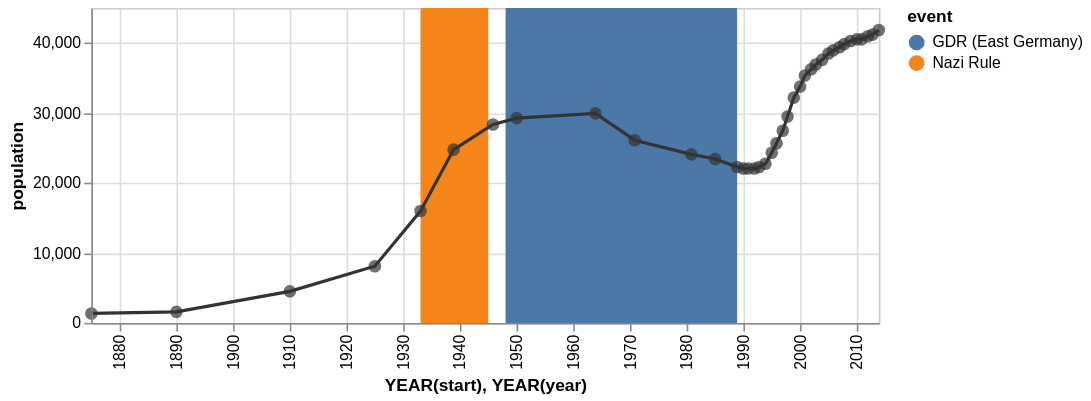

This figure's Vega-Lite source:
### Vega specification from a JSON file in a GitHub repository (floating-point values rounded to 4 significant figures)
{"$schema": "https://vega.github.io/schema/vega/v3.0.json", "description": "The population of the German city of Falkensee over time", "autosize": "pad", "padding": 5, "encode": {"update": {"stroke": {"value": "#ccc"}, "fill": {"value": "transparent"}}}, "data": [{"name": "source_0", "values": [{"year": "1875", "population": 1309}, {"year": "1890", "population": 1558}, {"year": "1910", "population": 4512}, {"year": "1925", "population": 8180}, {"year": "1933", "population": 15915}, {"year": "1939", "population": 24824}, {"year": "1946", "population": 28275}, {"year": "1950", "population": 29189}, {"year": "1964", "population": 29881}, {"year": "1971", "population": 26007}, {"year": "1981", "population": 24029}, {"year": "1985", "population": 23340}, {"year": "1989", "population": 22307}, {"year": "1990", "population": 22087}, {"year": "1991", "population": 22139}, {"year": "1992", "population": 22105}, {"year": "1993", "population": 22242}, {"year": "1994", "population": 22801}, {"year": "1995", "population": 24273}, {"year": "1996", "population": 25640}, {"year": "1997", "population": 27393}, {"year": "1998", "population": 29505}, {"year": "1999", "population": 32124}, {"year": "2000", "population": 33791}, {"year": "2001", "population": 35297}, {"year": "2002", "population": 36179}, {"year": "2003", "population": 36829}, {"year": "2004", "population": 37493}, {"year": "2005", "population": 38376}, {"year": "2006", "population": 39008}, {"year": "2007", "population": 39366}, {"year": "2008", "population": 39821}, {"year": "2009", "population": 40179}, {"year": "2010", "population": 40511}, {"year": "2011", "population": 40465}, {"year": "2012", "population": 40905}, {"year": "2013", "population": 41258}, {"year": "2014", "population": 41777}]}, {"name": "source_1", "values": [{"start": "1933", "end": "1945", "event": "Nazi Rule"}, {"start": "1948", "end": "1989", "event": "GDR (East Germany)"}]}, {"name": "data_0", "source": "source_0", "transform": [{"type": "formula", "expr": "timeParse(datum[\"year\"],'%Y')", "as": "year"}]}, {"name": "data_1", "source": "data_0", "transform": [{"type": "formula", "expr": "toDate(datum[\"year\"])", "as": "year"}, {"type": "formula", "expr": "toNumber(datum[\"population\"])", "as": "population"}, {"type": "filter", "expr": "datum[\"year\"] !== null && !isNaN(datum[\"year\"]) && datum[\"population\"] !== null && !isNaN(datum[\"population\"])"}, {"type": "formula", "as": "year_year", "expr": "datetime(year(datum[\"year\"]), 0, 1, 0, 0, 0, 0)"}, {"type": "collect", "sort": {"field": "year_year", "order": "descending"}}]}, {"name": "data_2", "source": "data_0", "transform": [{"type": "formula", "expr": "toDate(datum[\"year\"])", "as": "year"}, {"type": "formula", "expr": "toNumber(datum[\"population\"])", "as": "population"}, {"type": "filter", "expr": "datum[\"year\"] !== null && !isNaN(datum[\"year\"]) && datum[\"population\"] !== null && !isNaN(datum[\"population\"])"}, {"type": "formula", "as": "year_year", "expr": "datetime(year(datum[\"year\"]), 0, 1, 0, 0, 0, 0)"}]}, {"name": "data_3", "source": "source_1", "transform": [{"type": "formula", "expr": "timeParse(datum[\"start\"],'%Y')", "as": "start"}, {"type": "formula", "expr": "timeParse(datum[\"end\"],'%Y')", "as": "end"}, {"type": "filter", "expr": "datum[\"start\"] !== null && !isNaN(datum[\"start\"])"}, {"type": "formula", "as": "year_start", "expr": "datetime(year(datum[\"start\"]), 0, 1, 0, 0, 0, 0)"}, {"type": "formula", "as": "year_end", "expr": "datetime(year(datum[\"end\"]), 0, 1, 0, 0, 0, 0)"}]}], "signals": [{"name": "width", "update": "500"}, {"name": "height", "update": "200"}], "marks": [{"name": "layer_0_marks", "type": "rect", "from": {"data": "data_3"}, "encode": {"update": {"x": {"scale": "x", "field": "year_start"}, "x2": {"scale": "x", "field": "year_end"}, "y": {"value": 0}, "y2": {"field": {"group": "height"}}, "fill": {"scale": "color", "field": "event"}}}}, {"name": "layer_1_layer_0_marks", "type": "line", "from": {"data": "data_1"}, "encode": {"update": {"x": {"scale": "x", "field": "year_year"}, "y": {"scale": "y", "field": "population"}, "stroke": {"value": "#333"}}}}, {"name": "layer_1_layer_1_marks", "type": "symbol", "role": "pointOverlay", "from": {"data": "data_2"}, "encode": {"update": {"x": {"scale": "x", "field": "year_year"}, "y": {"scale": "y", "field": "population"}, "fill": {"value": "#333"}, "opacity": {"value": 0.7}}}}], "scales": [{"name": "x", "type": "time", "domain": {"fields": [{"data": "data_3", "field": "year_start"}, {"data": "data_3", "field": "year_end"}, {"data": "data_1", "field": "year_year"}, {"data": "data_2", "field": "year_year"}], "sort": true}, "range": [0, {"signal": "width"}], "round": true, "nice": "year"}, {"name": "color", "type": "ordinal", "domain": {"data": "data_3", "field": "event", "sort": true}, "range": "category"}, {"name": "y", "type": "linear", "domain": {"fields": [{"data": "data_1", "field": "population"}, {"data": "data_2", "field": "population"}], "sort": true}, "range": [{"signal": "height"}, 0], "round": true, "nice": true, "zero": true}], "axes": [{"scale": "x", "labelOverlap": true, "orient": "bottom", "tickCount": {"signal": "ceil(width/40)"}, "title": "YEAR(start), YEAR(year)", "zindex": 1, "encode": {"labels": {"update": {"text": {"signal": "timeFormat(datum.value, '%Y')"}, "angle": {"value": 270}, "align": {"value": "right"}, "baseline": {"value": "middle"}}}}}, {"scale": "x", "domain": false, "grid": true, "labels": false, "maxExtent": 0, "minExtent": 0, "orient": "bottom", "tickCount": {"signal": "ceil(width/40)"}, "ticks": false, "zindex": 0, "gridScale": "y"}, {"scale": "y", "labelOverlap": true, "orient": "left", "tickCount": {"signal": "ceil(height/40)"}, "title": "population", "zindex": 1}, {"scale": "y", "domain": false, "grid": true, "labels": false, "maxExtent": 0, "minExtent": 0, "orient": "left", "tickCount": {"signal": "ceil(height/40)"}, "ticks": false, "zindex": 0, "gridScale": "x"}], "legends": [{"fill": "color", "title": "event"}], "config": {"axis": {"minExtent": 30, "domainColor": "#888", "tickColor": "#888"}}}
